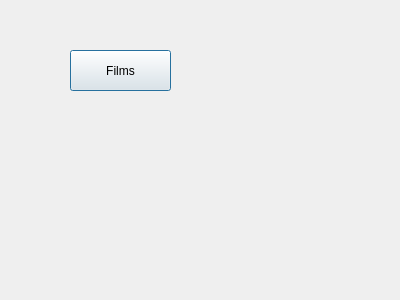
<?xml version="1.0" encoding="UTF-8"?>
<ui version="4.0">
 <class>FilmsDialog</class>
 <widget class="QDialog" name="FilmsDialog">
  <property name="geometry">
   <rect>
    <x>0</x>
    <y>0</y>
    <width>400</width>
    <height>300</height>
   </rect>
  </property>
  <property name="windowTitle">
   <string>Dialog</string>
  </property>
  <widget class="QPushButton" name="pushButton">
   <property name="geometry">
    <rect>
     <x>70</x>
     <y>50</y>
     <width>101</width>
     <height>41</height>
    </rect>
   </property>
   <property name="text">
    <string>Films</string>
   </property>
  </widget>
 </widget>
 <resources/>
 <connections/>
</ui>
